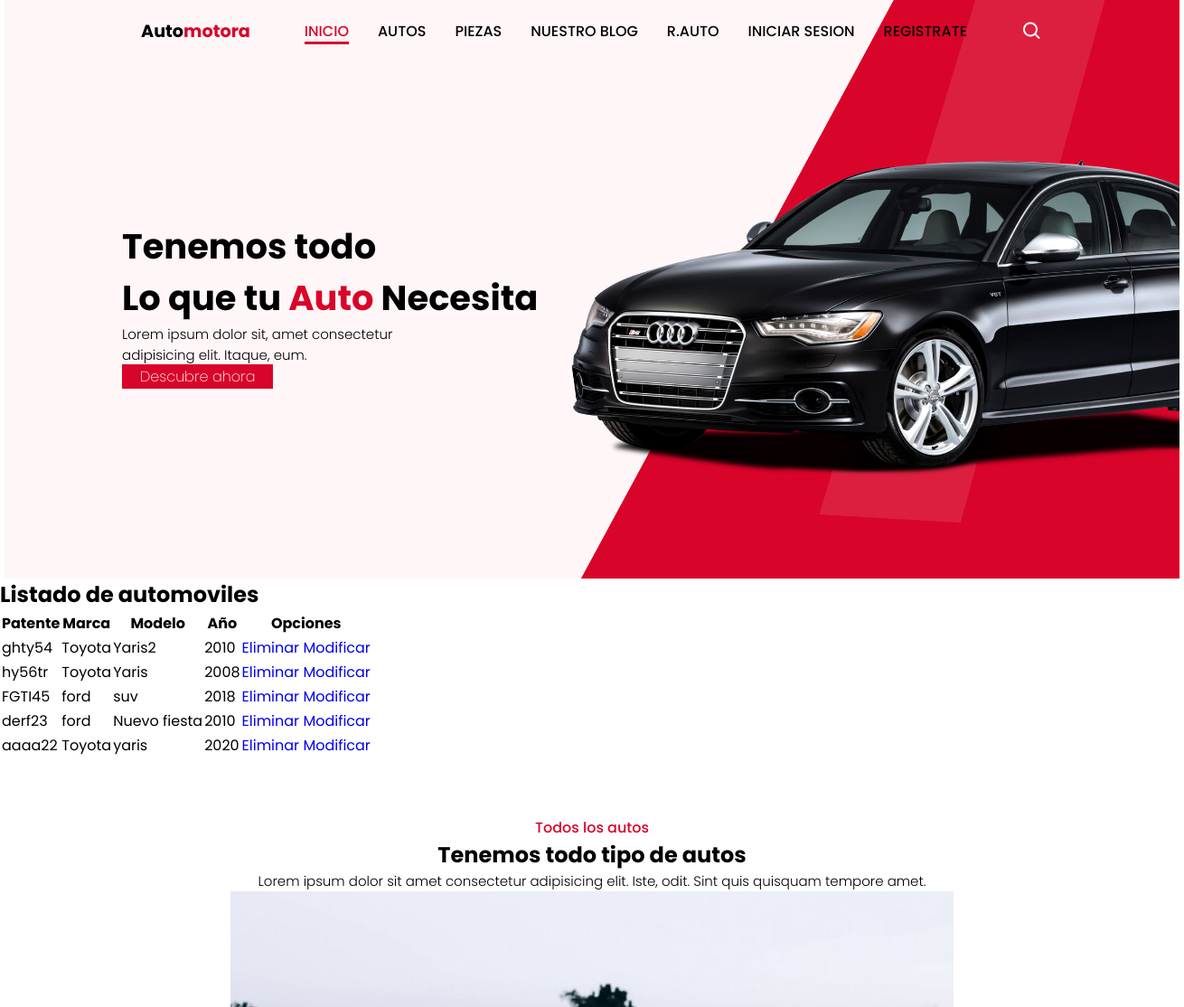
Page /listar-autos/ (upper part) on the earlier database version.
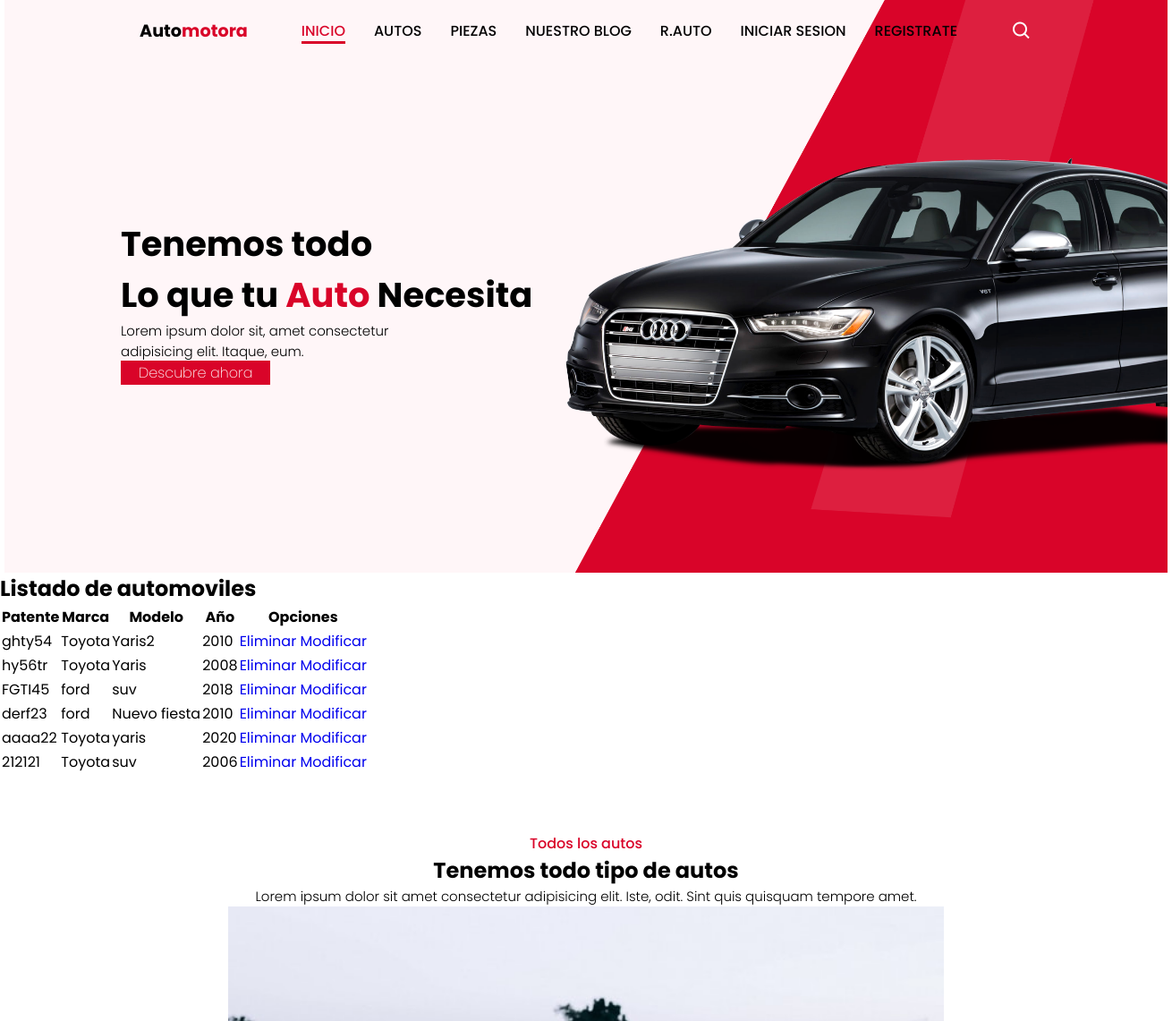
Same page on the later database version.
### core/models.py (models this page shows, shortened)
class Automovil (models.Model):
    patente = models.CharField (max_length=10, unique=True)
    modelo = models.CharField (max_length=50)
    anio = models.IntegerField(verbose_name="Año")
    marca = models.ForeignKey (Marca, on_delete=models.CASCADE)
    class Meta:
        verbose_name="Automovil"
        verbose_name_plural ="Automoviles"

class Marca (models.Model):
    nombre = models.CharField (max_length=50)
    descripcion = models.CharField (max_length=200)

### core/views.py (the view)
# urls.py: path('listar-autos/', listar_automoviles , name="listado_automoviles"),
def listar_automoviles(request):
    autos = Automovil.objects.all
    return render(request, 'core/listar_automoviles.html',{
        'autos':autos
    })

### core/templates/core/listar_automoviles.html (shortened to what this page needs)
{% extends 'core/base.html' %}
{% block contenido %}
<h2> Listado de automoviles</h2>
<table>
    <tr>
        <th>Patente</th>
        <th>Marca</th>
        <th>Modelo</th>
        <th>Año</th>
        <th>Opciones</th>
    </tr>
    {% for a in autos  %}
    <tr>
        <td>{{ a.patente }}</td>
        <td>{{ a.marca.nombre }}</td>
        <td>{{ a.modelo }}</td>
        <td>{{ a.anio }}</td>
        <td>
            <a href="{% url 'eliminar_automovil' a.id %} "> Eliminar</a>
            <a href="{% url 'modificar_automovil' a.id %} "> Modificar</a>
        </td>
    </tr>
    {% endfor %}
</table>
{% endblock contenido %}

### core/templates/core/base.html (shortened to what this page needs)
<!DOCTYPE html>
<html lang="en">
<head>
    {% load static %}
    <link rel="stylesheet" href="{%static 'core/css/style.css'%}">
    <link href='https://unpkg.com/boxicons@2.1.4/css/boxicons.min.css' rel='stylesheet'>
    <link rel="stylesheet" href="https://cdnjs.cloudflare.com/ajax/libs/fancybox/3.3.5/jquery.fancybox.min.css"/>
</head>
<body>
    <header>
        <div class="nav container">
            <a href="" class="logo">Auto<span>motora</span></a>
            <ul class="navbar">
                <li><a href="{% url 'home' %}" class="active">Inicio</a></li>
                <li><a href="#autos">Autos</a></li>
                <li><a href="#partes">Piezas</a></li>
                <li><a href="#blog">Nuestro blog</a></li>
                <li><a href="{% url 'formulario' %}">R.auto</a></li>
                {%if user.is_authenticated %}
                <li>
                    <a href="{% url 'logout' %}">cerrar sesion</a>
                </li>
                <li>
                    <a href="#">@{{user.username}}</a>
                </li>
                {% else %}
                <li>
                    <a href="{% url 'login' %}">iniciar sesion</a>
                </li>
                <li>
                    <a href="{% url 'registro' %}">Registrate</a>
                </li>
                {% endif %}
            </ul>
            <i class='bx bx-search' id="search-icon"></i>
        </div>
    </header>
    <section class="inicio" id="inicio">
        <div class="inicio-text">
            <h1>Tenemos todo <br>Lo que tu <span> Auto</span> Necesita</h1>
            <p>Lorem ipsum dolor sit, amet consectetur <br>adipisicing elit. Itaque, eum. </p>
            <a href="#" class="btn">Descubre ahora</a>
        </div>
    </section>
    <div class="contenido">
        {% block contenido %}
        {% endblock contenido %}
    </div>
    <section class="autos" id="autos">
        <div class="heading">
            <span>Todos los autos</span>
            <h2>Tenemos todo tipo de autos</h2>
            <p>Lorem ipsum dolor sit amet consectetur adipisicing elit. Iste, odit. Sint quis quisquam tempore amet.</p>
        </div>
        <div class="slider">
            <div class="slider">
                <div class="slide">
                    <img src="{% static 'core/img/car1.jpg' %}" alt="Imagen 1">
                </div>
            </div>
    </section>
</body>
</html>

### core/static/core/css/style.css (style rules this page uses)
* { font-family: 'Poppins', sans-serif; margin: 0; padding: 0; scroll-padding-top: 1rem; scroll-behavior: smooth; list-style: none; text-decoration: none; box-sizing: border-box; }
:root { --main-color:#d90429 ; --text-color: #020102; --bg-color: #fff; }
section { padding: 4rem 0 2rem; }
img { width: 100%; }
body { color: var(--text-color); }
.container { max-width: 1068px; margin-left: auto; margin-right: auto; }
header { display: block; width: 100%; position: fixed; top: 0; left: 0; z-index: 100; }
.nav { display: flex; align-items: center; justify-content: space-between; padding: 20px 35px; }
.logo { font-size: 1.2rem; font-weight: 700; color:var(--text-color); }
.logo span { color: var(--main-color); }
.navbar { display: flex; column-gap: 2rem; }
.navbar a { color:var(--text-color); font-size: 1rem; text-transform: uppercase; font-weight: 500; }
.navbar a:hover, .navbar .active { color:var(--main-color); border-bottom: 3px solid var(--main-color); }
#search-icon { font-size: 24px; cursor: pointer; color: var(--bg-color); }
.inicio { max-width: 1300px; margin: auto; width: 110%; min-height: 640px; display: flex; align-items: center; background-image: url(img/Background-home.png); background-repeat:no-repeat ; background-size: cover; background-position: center left; }
.inicio-text { padding-left: 130px; }
.inicio-text h1 { font-size: 2.4rem; }
.inicio-text span { color:var(--main-color); }
.inicio-text p { font-size: 0.938rem; font-weight: 300; margin:0.5 0 1.2rem; }
.btn { padding: 2px 20px; background: var(--main-color); color: var(--bg-color); font-weight: 200; }
.heading { text-align: center; }
.heading span { font-weight: 500; color:var(--main-color); }
.heading p { font-size: 0.938rem; font-weight: 300; }
* { box-sizing: border-box; margin: 0; padding: 0; }
body { font-family: Arial, sans-serif; background-color: white; color: black; }
.slider { position: relative; width: 100%; max-width: 800px; margin: 0 auto; }
.slide { flex: 0 0 100%; }
.slide img { max-width: 100%; height: auto; }

Differences in the rows shown:
added Automovil: patente "212121", marca.nombre "Toyota", modelo "suv", anio "2006"
